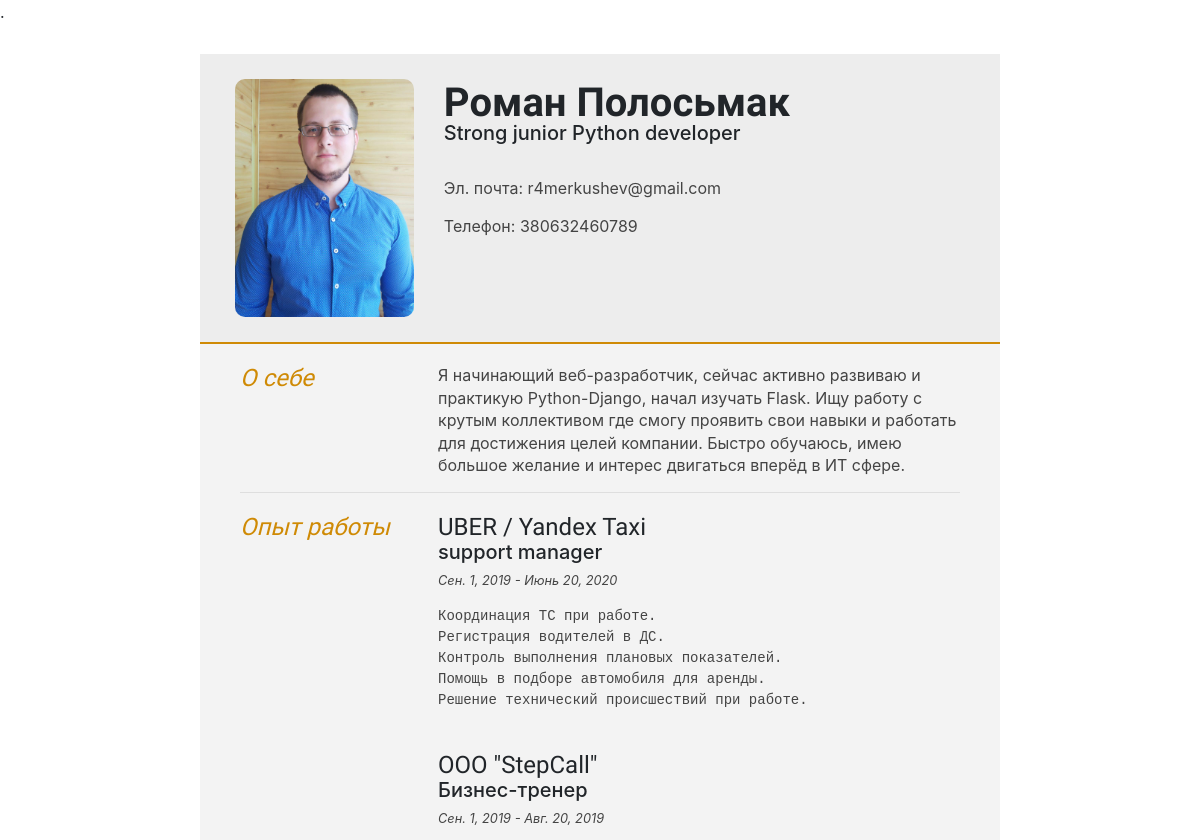
/ (upper part), run on an earlier commit of the app's database.
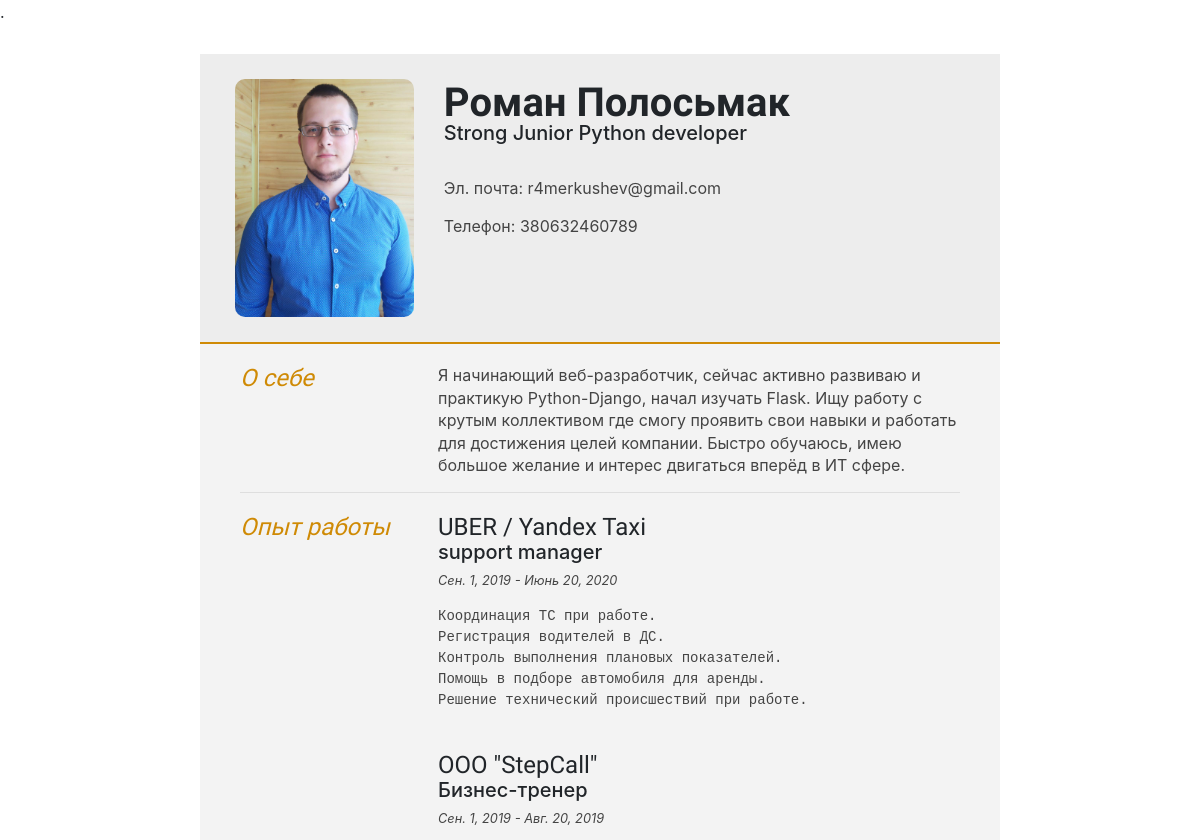
And on a later commit of the database.
### summary/models.py (models this page shows, shortened)
class Intro(models.Model):
    position = models.CharField(max_length=250)
    intro = models.TextField(max_length=2500)
    image = models.ImageField(upload_to='images', blank=True)

class Contact(models.Model):
    name = models.CharField(max_length=250)
    information = models.CharField(max_length=250)

class Work(models.Model):
    place = models.CharField(max_length=250)
    position = models.CharField(max_length=250)
    duties = models.TextField(max_length=2000)
    instruments = models.TextField(max_length=2000, blank='True' )
    date_start = models.DateField()
    date_end = models.DateField()

### summary/views.py (the view)
# urls.py: path('', views.base, name='base'),
def base(request):
    intros = Intro.objects.all()
    contacts = Contact.objects.all()
    educations = Education.objects.all()
    skills = Skill.objects.all()
    works = Work.objects.all()
    courses = Courses.objects.all()
    projects = Project.objects.all()
    message = Message.objects.all()
    if request.POST:
        form = MessageForm(request.POST)
        if form.is_valid():
            form.save()
            company = form.cleaned_data['company']
            contact = form.cleaned_data['contact']
            message = form.cleaned_data['message']
            company_message = "*ПРЕДЛОЖЕНИЕ РАБОТЫ*:" + "\n" + "*КОМПАНИЯ*: " + str(company) + "\n" + "*КОНТАКТЫ*: " + str(contact) + "\n" + "*СООБЩЕНИЕ*: " + str(message)
            send_message(company_message)
            return HttpResponseRedirect('/')
    else:
        form = MessageForm()
    return render(request, 'summary/base.html', {'intros': intros,
                                                 'contacts': contacts,
                                                 'educations': educations,
                                                 'skills': skills,
                                                 'works': works,
                                                 'courses': courses,
                                                 'projects': projects,
                                                 'form': form,
                                                 })

### summary/templates/summary/base.html (shortened to what this page needs)
{% load static %}
<!DOCTYPE html>
<html>
<head>
<link href="{% static "css/style.css" %}" rel="stylesheet" type="text/css" media="all" />
<link rel="stylesheet" href="https://stackpath.bootstrapcdn.com/bootstrap/4.5.2/css/bootstrap.min.css">
</head>
<body id="top">
<div id="cv" class="instaFade">
	<div class="mainDetails">
		<div id="headshot" class="quickFade">
			{% for intro in intros %}
			<img src="{% static "images/profile.jpg" %}" alt="Roman Polosmak">
		</div>
		<div id="name">
			<h1 class="quickFade delayTwo">Роман Полосьмак</h1>
			<h5 class="quickFade delayThree">{{ intro.position }}</h5>
			{% endfor %}
			<br>
				{% for contact in contacts %}
				<p>{{ contact.name }}: {{ contact.information }}</p>
				{% endfor %}
		</div>
	</div>
	<div id="mainArea" class="quickFade delayFive">
		<section>
			<article>
				<div class="sectionTitle">
					<h1>О себе</h1>
				</div>
				<div class="sectionContent">
					{% for intr in intros %}
					<p>{{ intr.intro }}</p>
					{% endfor %}
				</div>
			</article>
		</section>
		<section>
			<div class="sectionTitle">
				<h1>Опыт работы</h1>
			</div>
			<div class="sectionContent">
				{% for work in works%}
				<article>
					<h2>{{ work.place }}</h2>
					<h5>{{ work.position }}</h5>
					<p class="subDetails">{{ work.date_start }} - {{ work.date_end }}</p>
					<p><pre>{{ work.duties }}</pre></p>
				</article>
				<br>
				{% endfor %}
			</div>
		</section>
	</div>
</div>
</body>
</html>

What changed in the data, as far as the page shows it:
removed Intro: position "Strong junior Python developer", intro "Я начинающий веб-разработчик, сейчас активно развиваю и практикую Python-Django, начал изучать Flask. Ищу работу с крутым коллективом где смогу проявить свои навыки и работать для достижения целей компании. Быстро обучаюсь, имею большое желание и интерес двигаться вперёд в ИТ сфере."
added Intro: position "Strong Junior Python developer", intro "Я начинающий веб-разработчик, сейчас активно развиваю и практикую Python-Django, начал изучать Flask. Ищу работу с крутым коллективом где смогу проявить свои навыки и работать для достижения целей компании. Быстро обучаюсь, имею большое желание и интерес двигаться вперёд в ИТ сфере."
